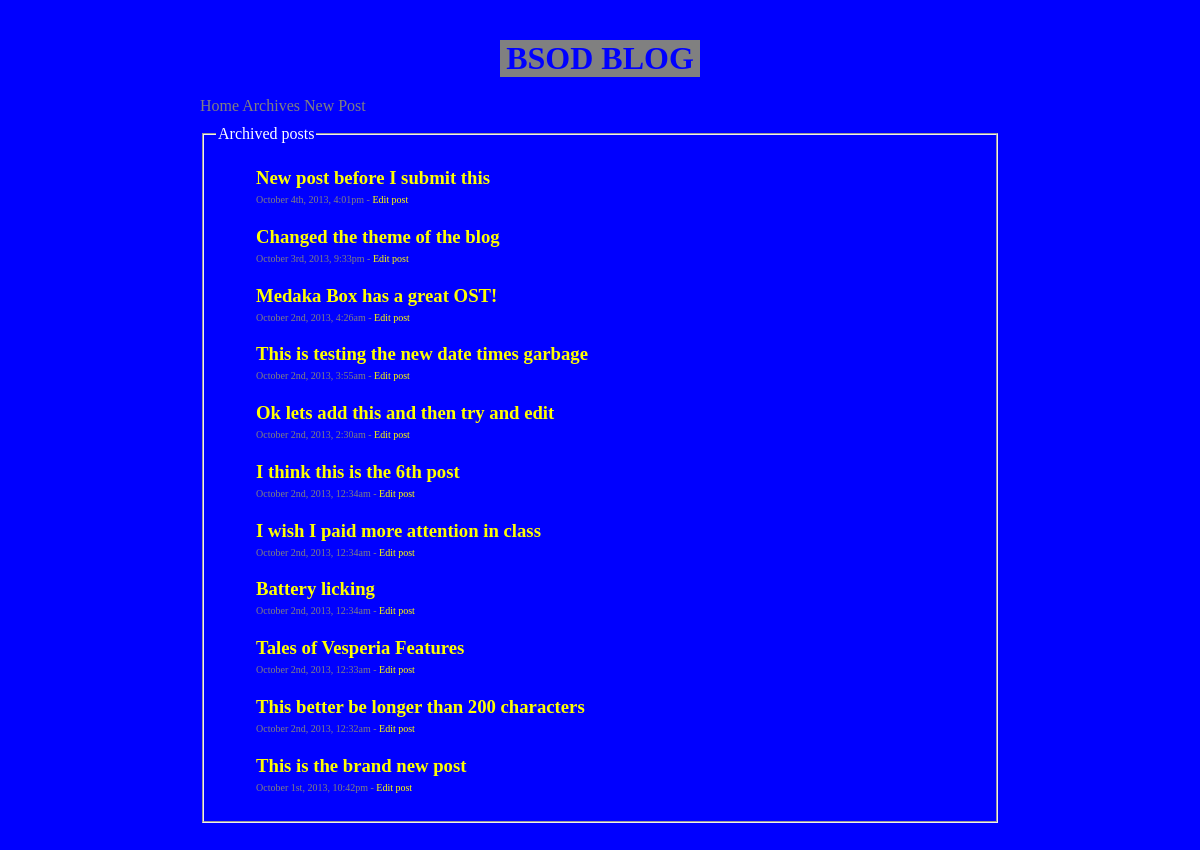
/archive.php, run on the app's committed database.
### tables this page shows
CREATE TABLE IF NOT EXISTS `blog` (
  `id` int(11) NOT NULL AUTO_INCREMENT,
  `date` timestamp NOT NULL DEFAULT CURRENT_TIMESTAMP,
  `title` varchar(255) NOT NULL,
  `content` varchar(10000) NOT NULL,
  PRIMARY KEY (`id`)
);

### archive.php (the view, shortened to what this page needs)
<!DOCTYPE html>
<?php
    require("connect.php");
    $sql="SELECT * FROM blog ORDER BY id DESC";
    $result = $db->query($sql);
    function get_archived_posts($result)
    {
        if ($result->num_rows == 0)
        {
            echo "<ul><li> There are no posts </li></ul>";
        }
        else
        {
            echo "<ul>";
            while ($row = $result->fetch_assoc())
            {
            	echo "<li>" . "<h3>" . "<a href='fullpost.php?id={$row["id"]}'>" . $row["title"] . "</a>" . "</h3>" .
	                 "<span class='tiny'>" . date_format(date_create($row["date"]), 'F jS\, Y\, g:ia') .
                     " - <a href='editpost.php?id={$row["id"]}'>" . "Edit post" . "</a>" . "</span>" . "</li>";
            }
            echo "</ul>";
        }
    }
?>
<html xmlns="http://www.w3.org/1999/xhtml" xml:lang="en" lang="en">
    <head>
        <link rel="stylesheet" type="text/css" href="assignment4.css" />
    </head>
   	<body>
   		<div id="topPart">
   			<h1>BSOD BLOG</h1>
   			<div id="neckPart">
   				<a href="index.php">Home</a>
   				<a href="archive.php">Archives</a>
   				<a href="newpost.php">New Post</a>
   			</div>
   		</div>
   		<div id="main">
   			<fieldset>
   				<legend>Archived posts</legend>
   				<?php get_archived_posts($result)?>
   			</fieldset>
   		</div>
   	</body>
</html>

### assignment4.css (style rules this page uses)
body { background-color: blue; color: white; font-family: "Lucida Console"; margin: 0px auto 40px auto; width: 800px; }
h1 { background-color: gray; color: blue; width: 200px; text-align: center; margin: 40px auto 20px auto; }
#neckPart { margin-bottom: 10px; }
#neckPart a { text-decoration: none; color: gray; }
ul li a, ul li a:focus { text-decoration: none; color: yellow; }
h3 { margin-bottom: 0px; }
ul { list-style: none; }
.tiny { color: gray; font-size: 10px; }

### data on the page
blog: title "New post before I submit this", date "October 4th, 2013, 4:01pm"
blog: title "Changed the theme of the blog", date "October 3rd, 2013, 9:33pm"
blog: title "Medaka Box has a great OST!", date "October 2nd, 2013, 4:26am"
blog: title "This is testing the new date times garbage", date "October 2nd, 2013, 3:55am"
blog: title "Ok lets add this and then try and edit", date "October 2nd, 2013, 2:30am"
blog: title "I think this is the 6th post", date "October 2nd, 2013, 12:34am"
blog: title "I wish I paid more attention in class", date "October 2nd, 2013, 12:34am"
blog: title "Battery licking", date "October 2nd, 2013, 12:34am"
blog: title "Tales of Vesperia Features", date "October 2nd, 2013, 12:33am"
blog: title "This better be longer than 200 characters", date "October 2nd, 2013, 12:32am"
blog: title "This is the brand new post", date "October 1st, 2013, 10:42pm"
